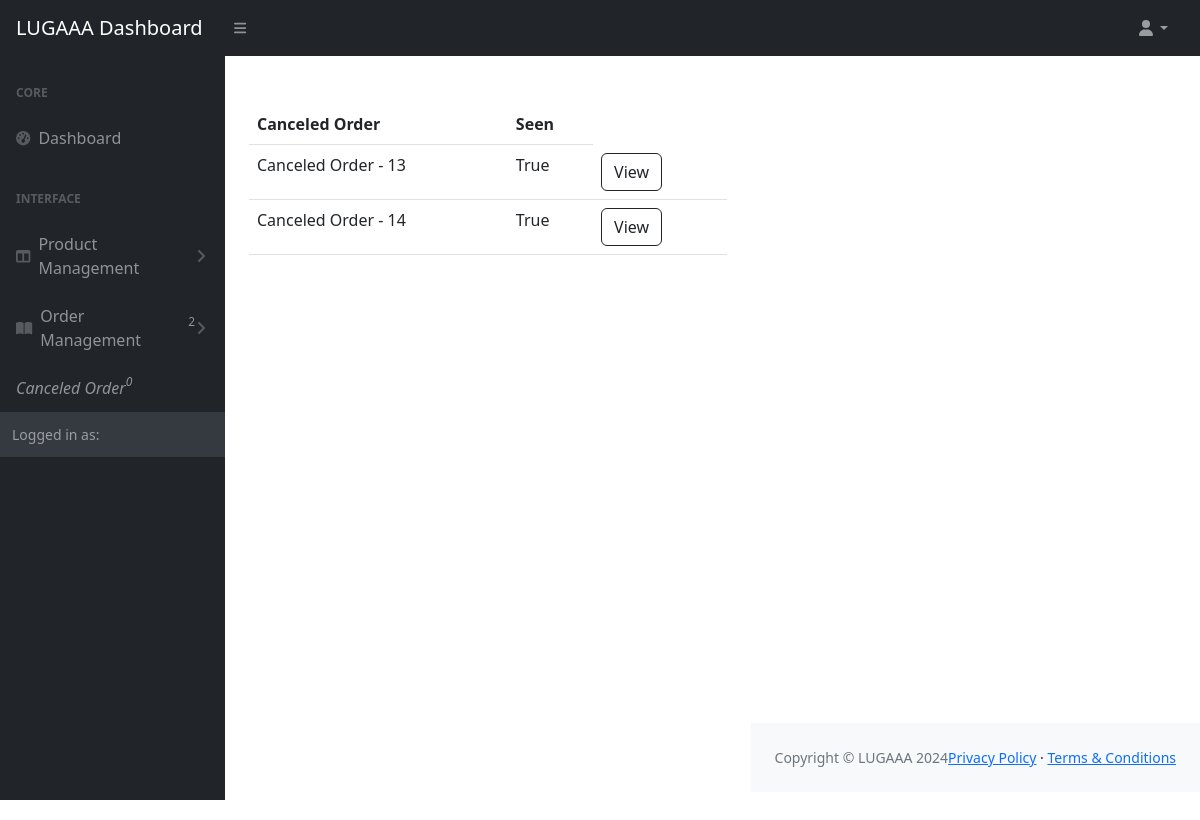
Screenshot of /admin_dashboard/canceled_order with the database file from the repository.
### payment/models.py (models this page shows)
class CancellationOrder(models.Model):
    order = models.ForeignKey(Order, on_delete=models.CASCADE)
    reason = models.TextField(blank=True)
    cancelled_date = models.DateTimeField(auto_now_add=True)
    mark_as_read = models.BooleanField(default=False)
    def __str__(self):
        return f'Canceled Order - {str(self.id)}'

### admin_dashboard/views.py (the view)
# urls.py: path('canceled_order', views.canceled_order, name="canceled_order"),
def canceled_order(request):
    canceled_ord = CancellationOrder.objects.all()
    return render(request, 'cancelled.html', {"canceled_order": canceled_ord})

### admin_dashboard/context_processor.py (called while the page is built)
def order_notify(request):
    order = Order.objects.filter(status = 'Pending').count()
    return  {'notification_count': order}

def cancel_notify(request):
    cancel = CancellationOrder.objects.filter(mark_as_read = False).count()
    return {'cancel_count': cancel}

### cart/context_processor.py (called while the page is built)
def cart(request):
    return {'cart': Cart(request)}

### store/context_processor.py (called while the page is built)
def user_order_notify(request):
    user = request.user.pk
    order = Order.objects.filter(user = user, status = 'Pending').count()
    return  {'user_order_count': order}

### admin_dashboard/templates/cancelled.html (shortened to what this page needs)
{% extends "dashbase.html" %}
{% block content%}
{% include "layout.html" %}
<div id="layoutSidenav_content">
    <main>
        <div class="container-fluid px-4">
  <div class="row">
    <div class="col">
      <table class="table">
        <thead>
          <tr>
            <th scope="col">Canceled Order </th>
            <th scope="col">Seen </th>
          </tr>
        </thead>
        <tbody>
          {% for can_order in canceled_order %}
          <tr>
            <td>{{ can_order }}</td>
            <td>{{ can_order.mark_as_read }}</td>
            <td>
              <a class="btn btn-outline-dark me-2" href="{% url 'canceled_view' can_order.pk %}">View</a>
            </td>
          </tr>
          {% endfor %}
        </tbody>
      </table>
    </div>
  </div>
</div>
</main>
</div>
{% endblock %}

### rows the page displays
CancellationOrder: id "Canceled Order - 13", mark_as_read "True"
CancellationOrder: id "Canceled Order - 14", mark_as_read "True"

### other values shown
{{ notification_count }} "2"
{{ cancel_count }} "0"
